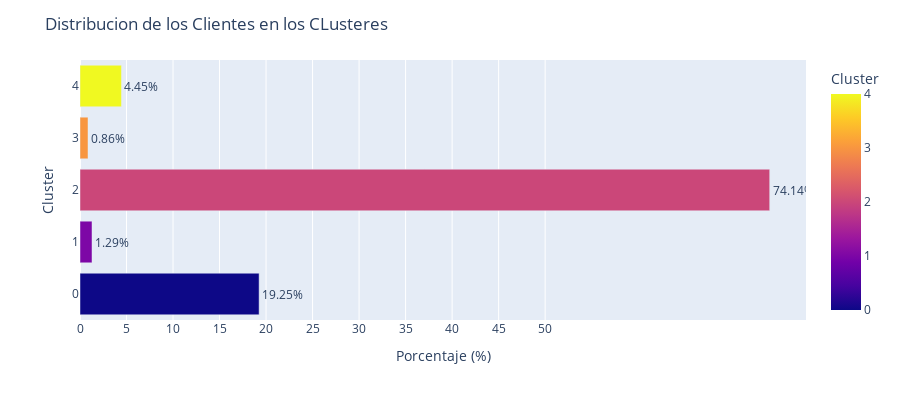

Here is the notebook cell this chart was saved with:
### Markdown cell above
## Paso 10.4 | Visualizacion de la Distribucion de los Clusteres

### Code cell
# Calcular el porcentaje de clientes en cada cluster
cluster_percentage = (customer_data_pca_k_5['cluster'].value_counts(normalize = True) * 100).reset_index()
cluster_percentage.columns = ['Cluster', 'Porcentaje']
cluster_percentage.sort_values(by = 'Cluster', inplace = True)

# Crear grafico de barras horizontales
fig = px.bar(
  cluster_percentage,
  x = 'Porcentaje',
  y = 'Cluster',
  orientation = 'h',
  text = 'Porcentaje',
  color = 'Cluster',
  color_discrete_sequence = colors
)

# # Actualizar el dise;o para ajustar los porcentajes
fig.update_traces(texttemplate = '%{text:.2f}%', textposition = 'outside')

# Agregar titulo y ajustar etiquetas
fig.update_layout(
  title = 'Distribucion de los Clientes en los CLusteres',
  xaxis_title = 'Porcentaje (%)',
  yaxis_title = 'Cluster',
  xaxis = dict(tickvals = list(range(0, 51, 5))),
  height = 400,
)

fig.show()

### Figure 1 — Plotly figure (JSON) as saved in the notebook; plotly's stock layout.template omitted (floating-point values rounded to 4 significant figures)
{"data": [{"alignmentgroup": "True", "hovertemplate": "Porcentaje=%{text}<br>Cluster=%{marker.color}<extra></extra>", "legendgroup": "", "marker": {"color": [0, 1, 2, 3, 4], "coloraxis": "coloraxis", "pattern": {"shape": ""}}, "name": "", "offsetgroup": "", "orientation": "h", "showlegend": false, "text": [19.25, 1.293, 74.14, 0.8621, 4.454], "textposition": "outside", "texttemplate": "%{text:.2f}%", "type": "bar", "x": [19.25, 1.293, 74.14, 0.8621, 4.454], "xaxis": "x", "y": [0, 1, 2, 3, 4], "yaxis": "y"}], "layout": {"barmode": "relative", "coloraxis": {"colorbar": {"title": {"text": "Cluster"}}, "colorscale": [[0, "#0d0887"], [0.1111, "#46039f"], [0.2222, "#7201a8"], [0.3333, "#9c179e"], [0.4444, "#bd3786"], [0.5556, "#d8576b"], [0.6667, "#ed7953"], [0.7778, "#fb9f3a"], [0.8889, "#fdca26"], [1, "#f0f921"]]}, "height": 400, "legend": {"tracegroupgap": 0}, "margin": {"t": 60}, "title": {"text": "Distribucion de los Clientes en los CLusteres"}, "xaxis": {"anchor": "y", "domain": [0, 1], "tickvals": [0, 5, 10, 15, 20, 25, 30, 35, 40, 45, 50], "title": {"text": "Porcentaje (%)"}}, "yaxis": {"anchor": "x", "domain": [0, 1], "title": {"text": "Cluster"}}}}
